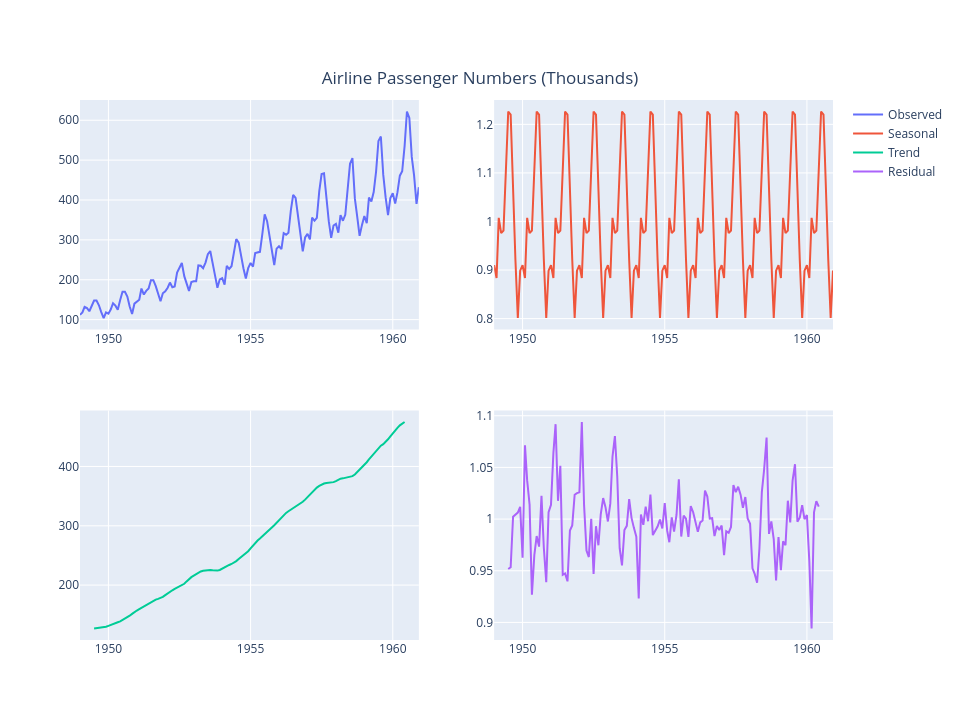

This figure's notebook cell:
### Markdown cell above
### Step 5: Print the Decomposition

### Code cell
# Print results
fig = make_subplots(rows=2, cols=2)

fig.add_trace(go.Scatter(x=df_result.Month, y=df_result.observed, mode='lines', name='Observed'), row=1, col=1)
fig.add_trace(go.Scatter(x=df_result.Month, y=df_result.seasonal, mode='lines', name='Seasonal'), row=1, col=2)
fig.add_trace(go.Scatter(x=df_result.Month, y=df_result.trend,    mode='lines', name='Trend'), row=2, col=1)
fig.add_trace(go.Scatter(x=df_result.Month, y=df_result.resid,    mode='lines', name='Residual'), row=2, col=2)

fig.update_layout(height=720, width=960, title_text='Airline Passenger Numbers (Thousands)')
fig.update_layout(title_x=0.5, title_y=0.90)
fig.show()

### Figure 1 — Plotly figure (JSON) as saved in the notebook; plotly's stock layout.template omitted (floating-point values rounded to 4 significant figures; data arrays with more than 128 entries replaced by an {"elided": "..."} marker saying what was removed)
{"data": [{"mode": "lines", "name": "Observed", "type": "scatter", "x": {"elided": "144 str values"}, "xaxis": "x", "y": {"elided": "144 int values"}, "yaxis": "y"}, {"mode": "lines", "name": "Seasonal", "type": "scatter", "x": {"elided": "144 str values"}, "xaxis": "x2", "y": {"elided": "144 float values"}, "yaxis": "y2"}, {"mode": "lines", "name": "Trend", "type": "scatter", "x": {"elided": "144 str values"}, "xaxis": "x3", "y": {"elided": "144 float values"}, "yaxis": "y3"}, {"mode": "lines", "name": "Residual", "type": "scatter", "x": {"elided": "144 str values"}, "xaxis": "x4", "y": {"elided": "144 float values"}, "yaxis": "y4"}], "layout": {"height": 720, "title": {"text": "Airline Passenger Numbers (Thousands)", "x": 0.5, "y": 0.9}, "width": 960, "xaxis": {"anchor": "y", "domain": [0, 0.45]}, "xaxis2": {"anchor": "y2", "domain": [0.55, 1]}, "xaxis3": {"anchor": "y3", "domain": [0, 0.45]}, "xaxis4": {"anchor": "y4", "domain": [0.55, 1]}, "yaxis": {"anchor": "x", "domain": [0.575, 1]}, "yaxis2": {"anchor": "x2", "domain": [0.575, 1]}, "yaxis3": {"anchor": "x3", "domain": [0, 0.425]}, "yaxis4": {"anchor": "x4", "domain": [0, 0.425]}}}
